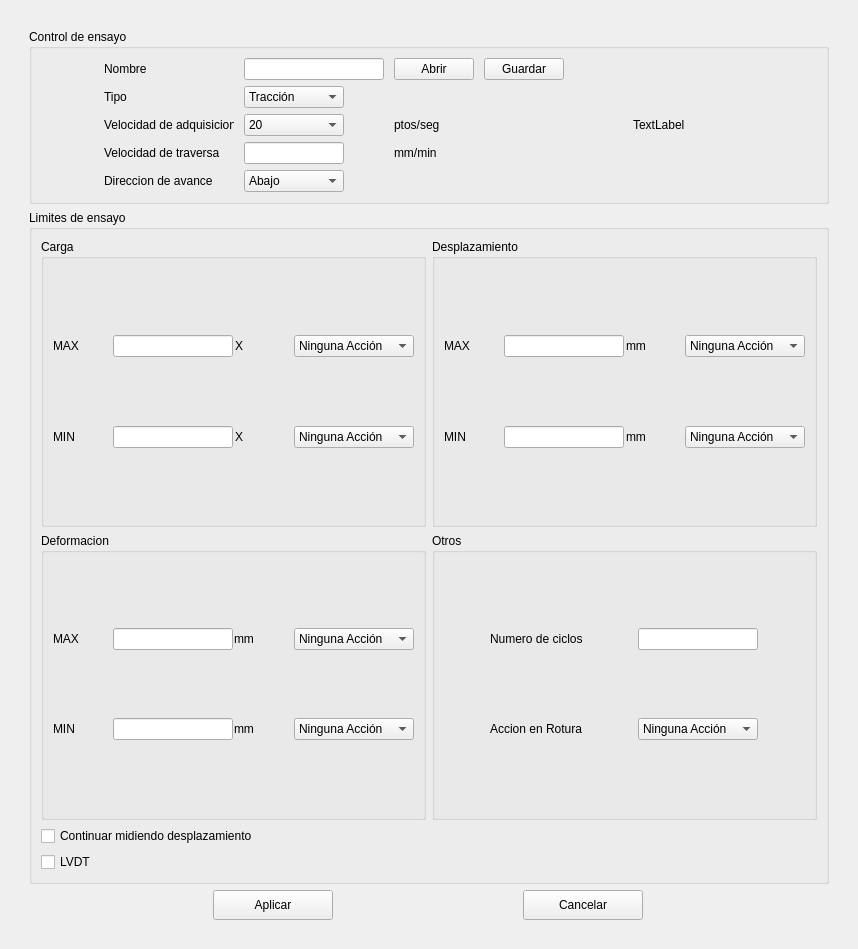
<?xml version="1.0" encoding="UTF-8"?>
<ui version="4.0">
 <class>Parametros</class>
 <widget class="QMainWindow" name="Parametros">
  <property name="geometry">
   <rect>
    <x>0</x>
    <y>0</y>
    <width>858</width>
    <height>949</height>
   </rect>
  </property>
  <property name="minimumSize">
   <size>
    <width>777</width>
    <height>634</height>
   </size>
  </property>
  <property name="windowTitle">
   <string>Parametros Ensayo</string>
  </property>
  <property name="windowIcon">
   <iconset theme="QIcon::ThemeIcon::DocumentProperties"/>
  </property>
  <widget class="QWidget" name="centralwidget">
   <layout class="QVBoxLayout" name="verticalLayout_9">
    <item>
     <layout class="QVBoxLayout" name="verticalLayout_8">
      <property name="leftMargin">
       <number>20</number>
      </property>
      <property name="topMargin">
       <number>20</number>
      </property>
      <property name="rightMargin">
       <number>20</number>
      </property>
      <property name="bottomMargin">
       <number>20</number>
      </property>
      <item>
       <widget class="QGroupBox" name="controlEnsayo">
        <property name="minimumSize">
         <size>
          <width>0</width>
          <height>0</height>
         </size>
        </property>
        <property name="maximumSize">
         <size>
          <width>900</width>
          <height>10000000</height>
         </size>
        </property>
        <property name="title">
         <string>Control de ensayo</string>
        </property>
        <layout class="QGridLayout" name="gridLayout_7">
         <item row="0" column="1">
          <widget class="QLabel" name="imageTipoEnsayo">
           <property name="minimumSize">
            <size>
             <width>100</width>
             <height>0</height>
            </size>
           </property>
           <property name="maximumSize">
            <size>
             <width>120</width>
             <height>120</height>
            </size>
           </property>
           <property name="text">
            <string>TextLabel</string>
           </property>
           <property name="scaledContents">
            <bool>true</bool>
           </property>
          </widget>
         </item>
         <item row="0" column="0">
          <layout class="QGridLayout" name="gridLayout">
           <property name="horizontalSpacing">
            <number>10</number>
           </property>
           <property name="verticalSpacing">
            <number>6</number>
           </property>
           <item row="1" column="1">
            <widget class="QComboBox" name="tipoEnsaBox">
             <property name="maximumSize">
              <size>
               <width>100</width>
               <height>16777215</height>
              </size>
             </property>
             <item>
              <property name="text">
               <string>Tracción</string>
              </property>
             </item>
             <item>
              <property name="text">
               <string>Compresión</string>
              </property>
             </item>
             <item>
              <property name="text">
               <string>Flexión</string>
              </property>
             </item>
            </widget>
           </item>
           <item row="3" column="0">
            <widget class="QLabel" name="velTraver">
             <property name="minimumSize">
              <size>
               <width>120</width>
               <height>0</height>
              </size>
             </property>
             <property name="maximumSize">
              <size>
               <width>120</width>
               <height>16777215</height>
              </size>
             </property>
             <property name="text">
              <string>Velocidad de traversa</string>
             </property>
            </widget>
           </item>
           <item row="4" column="0">
            <widget class="QLabel" name="dirAvan">
             <property name="minimumSize">
              <size>
               <width>120</width>
               <height>0</height>
              </size>
             </property>
             <property name="maximumSize">
              <size>
               <width>120</width>
               <height>16777215</height>
              </size>
             </property>
             <property name="text">
              <string>Direccion de avance</string>
             </property>
            </widget>
           </item>
           <item row="2" column="1">
            <widget class="QComboBox" name="velAdqBox">
             <property name="sizePolicy">
              <sizepolicy hsizetype="Preferred" vsizetype="Fixed">
               <horstretch>0</horstretch>
               <verstretch>0</verstretch>
              </sizepolicy>
             </property>
             <property name="minimumSize">
              <size>
               <width>80</width>
               <height>0</height>
              </size>
             </property>
             <property name="maximumSize">
              <size>
               <width>100</width>
               <height>16777215</height>
              </size>
             </property>
             <item>
              <property name="text">
               <string>20</string>
              </property>
             </item>
             <item>
              <property name="text">
               <string>10</string>
              </property>
             </item>
             <item>
              <property name="text">
               <string>5</string>
              </property>
             </item>
             <item>
              <property name="text">
               <string>1</string>
              </property>
             </item>
            </widget>
           </item>
           <item row="4" column="1">
            <widget class="QComboBox" name="dirAvanBox">
             <property name="maximumSize">
              <size>
               <width>100</width>
               <height>16777215</height>
              </size>
             </property>
             <item>
              <property name="text">
               <string>Abajo</string>
              </property>
             </item>
             <item>
              <property name="text">
               <string>Arriba</string>
              </property>
             </item>
            </widget>
           </item>
           <item row="0" column="0">
            <widget class="QLabel" name="NombreE">
             <property name="text">
              <string>Nombre</string>
             </property>
            </widget>
           </item>
           <item row="0" column="4">
            <widget class="QPushButton" name="btnGuardarE">
             <property name="maximumSize">
              <size>
               <width>80</width>
               <height>16777215</height>
              </size>
             </property>
             <property name="text">
              <string>Guardar</string>
             </property>
            </widget>
           </item>
           <item row="1" column="0">
            <widget class="QLabel" name="tipoEnsa">
             <property name="maximumSize">
              <size>
               <width>120</width>
               <height>16777215</height>
              </size>
             </property>
             <property name="text">
              <string>Tipo</string>
             </property>
            </widget>
           </item>
           <item row="2" column="0">
            <widget class="QLabel" name="velAdq">
             <property name="minimumSize">
              <size>
               <width>130</width>
               <height>0</height>
              </size>
             </property>
             <property name="maximumSize">
              <size>
               <width>120</width>
               <height>16777215</height>
              </size>
             </property>
             <property name="text">
              <string>Velocidad de adquisicion</string>
             </property>
            </widget>
           </item>
           <item row="3" column="1">
            <widget class="QLineEdit" name="velTraverLine">
             <property name="maximumSize">
              <size>
               <width>100</width>
               <height>16777215</height>
              </size>
             </property>
            </widget>
           </item>
           <item row="2" column="2">
            <widget class="QLabel" name="velAdqUnit">
             <property name="maximumSize">
              <size>
               <width>100</width>
               <height>16777215</height>
              </size>
             </property>
             <property name="text">
              <string>ptos/seg</string>
             </property>
            </widget>
           </item>
           <item row="3" column="2">
            <widget class="QLabel" name="velTraverUnit">
             <property name="maximumSize">
              <size>
               <width>100</width>
               <height>16777215</height>
              </size>
             </property>
             <property name="text">
              <string>mm/min</string>
             </property>
            </widget>
           </item>
           <item row="0" column="1">
            <widget class="QLineEdit" name="nombreEnsayo">
             <property name="maximumSize">
              <size>
               <width>150</width>
               <height>16777215</height>
              </size>
             </property>
            </widget>
           </item>
           <item row="0" column="2">
            <widget class="QPushButton" name="btnAbrirE">
             <property name="maximumSize">
              <size>
               <width>80</width>
               <height>16777215</height>
              </size>
             </property>
             <property name="text">
              <string>Abrir</string>
             </property>
            </widget>
           </item>
          </layout>
         </item>
        </layout>
       </widget>
      </item>
      <item>
       <widget class="QGroupBox" name="limitsEnsayo">
        <property name="title">
         <string>Limites de ensayo</string>
        </property>
        <layout class="QVBoxLayout" name="verticalLayout_10">
         <item>
          <layout class="QGridLayout" name="gridLayout_2">
           <item row="0" column="0">
            <widget class="QGroupBox" name="carga">
             <property name="sizePolicy">
              <sizepolicy hsizetype="Expanding" vsizetype="Expanding">
               <horstretch>0</horstretch>
               <verstretch>0</verstretch>
              </sizepolicy>
             </property>
             <property name="minimumSize">
              <size>
               <width>300</width>
               <height>130</height>
              </size>
             </property>
             <property name="maximumSize">
              <size>
               <width>16777215</width>
               <height>16777215</height>
              </size>
             </property>
             <property name="title">
              <string>Carga</string>
             </property>
             <layout class="QGridLayout" name="gridLayout_3">
              <property name="spacing">
               <number>2</number>
              </property>
              <item row="0" column="3">
               <widget class="QComboBox" name="accCarga_2">
                <property name="minimumSize">
                 <size>
                  <width>120</width>
                  <height>0</height>
                 </size>
                </property>
                <property name="maximumSize">
                 <size>
                  <width>120</width>
                  <height>16777215</height>
                 </size>
                </property>
                <item>
                 <property name="text">
                  <string>Ninguna Acción</string>
                 </property>
                </item>
                <item>
                 <property name="text">
                  <string>Ciclar</string>
                 </property>
                </item>
                <item>
                 <property name="text">
                  <string>Retornar</string>
                 </property>
                </item>
                <item>
                 <property name="text">
                  <string>Detener</string>
                 </property>
                </item>
               </widget>
              </item>
              <item row="1" column="3">
               <widget class="QComboBox" name="accCarga">
                <property name="minimumSize">
                 <size>
                  <width>120</width>
                  <height>0</height>
                 </size>
                </property>
                <property name="maximumSize">
                 <size>
                  <width>120</width>
                  <height>16777215</height>
                 </size>
                </property>
                <item>
                 <property name="text">
                  <string>Ninguna Acción</string>
                 </property>
                </item>
                <item>
                 <property name="text">
                  <string>Ciclar</string>
                 </property>
                </item>
                <item>
                 <property name="text">
                  <string>Retornar</string>
                 </property>
                </item>
                <item>
                 <property name="text">
                  <string>Detener</string>
                 </property>
                </item>
               </widget>
              </item>
              <item row="0" column="1">
               <widget class="QLineEdit" name="cargaMax">
                <property name="minimumSize">
                 <size>
                  <width>80</width>
                  <height>0</height>
                 </size>
                </property>
                <property name="maximumSize">
                 <size>
                  <width>120</width>
                  <height>16777215</height>
                 </size>
                </property>
               </widget>
              </item>
              <item row="1" column="1">
               <widget class="QLineEdit" name="cargaMin">
                <property name="minimumSize">
                 <size>
                  <width>80</width>
                  <height>0</height>
                 </size>
                </property>
                <property name="maximumSize">
                 <size>
                  <width>120</width>
                  <height>16777215</height>
                 </size>
                </property>
               </widget>
              </item>
              <item row="1" column="0">
               <widget class="QLabel" name="label_6">
                <property name="minimumSize">
                 <size>
                  <width>0</width>
                  <height>0</height>
                 </size>
                </property>
                <property name="maximumSize">
                 <size>
                  <width>100</width>
                  <height>16777215</height>
                 </size>
                </property>
                <property name="text">
                 <string>MIN</string>
                </property>
               </widget>
              </item>
              <item row="0" column="2">
               <widget class="QLabel" name="label_7">
                <property name="minimumSize">
                 <size>
                  <width>0</width>
                  <height>0</height>
                 </size>
                </property>
                <property name="maximumSize">
                 <size>
                  <width>100</width>
                  <height>16777215</height>
                 </size>
                </property>
                <property name="text">
                 <string>X</string>
                </property>
               </widget>
              </item>
              <item row="1" column="2">
               <widget class="QLabel" name="label_8">
                <property name="minimumSize">
                 <size>
                  <width>0</width>
                  <height>0</height>
                 </size>
                </property>
                <property name="maximumSize">
                 <size>
                  <width>100</width>
                  <height>16777215</height>
                 </size>
                </property>
                <property name="text">
                 <string>X</string>
                </property>
               </widget>
              </item>
              <item row="0" column="0">
               <widget class="QLabel" name="label_5">
                <property name="minimumSize">
                 <size>
                  <width>0</width>
                  <height>0</height>
                 </size>
                </property>
                <property name="maximumSize">
                 <size>
                  <width>100</width>
                  <height>16777215</height>
                 </size>
                </property>
                <property name="text">
                 <string>MAX</string>
                </property>
               </widget>
              </item>
             </layout>
            </widget>
           </item>
           <item row="0" column="1">
            <widget class="QGroupBox" name="desplaza">
             <property name="sizePolicy">
              <sizepolicy hsizetype="Expanding" vsizetype="Expanding">
               <horstretch>0</horstretch>
               <verstretch>0</verstretch>
              </sizepolicy>
             </property>
             <property name="minimumSize">
              <size>
               <width>300</width>
               <height>130</height>
              </size>
             </property>
             <property name="maximumSize">
              <size>
               <width>16777215</width>
               <height>16777215</height>
              </size>
             </property>
             <property name="title">
              <string>Desplazamiento</string>
             </property>
             <layout class="QGridLayout" name="gridLayout_4">
              <property name="spacing">
               <number>2</number>
              </property>
              <item row="0" column="0">
               <widget class="QLabel" name="label_13">
                <property name="maximumSize">
                 <size>
                  <width>100</width>
                  <height>16777215</height>
                 </size>
                </property>
                <property name="text">
                 <string>MAX</string>
                </property>
               </widget>
              </item>
              <item row="0" column="1">
               <widget class="QLineEdit" name="maxDesp">
                <property name="minimumSize">
                 <size>
                  <width>80</width>
                  <height>0</height>
                 </size>
                </property>
                <property name="maximumSize">
                 <size>
                  <width>120</width>
                  <height>16777215</height>
                 </size>
                </property>
               </widget>
              </item>
              <item row="0" column="2">
               <widget class="QLabel" name="label_15">
                <property name="maximumSize">
                 <size>
                  <width>100</width>
                  <height>16777215</height>
                 </size>
                </property>
                <property name="text">
                 <string>mm</string>
                </property>
               </widget>
              </item>
              <item row="0" column="3">
               <widget class="QComboBox" name="accDesp">
                <property name="minimumSize">
                 <size>
                  <width>120</width>
                  <height>0</height>
                 </size>
                </property>
                <property name="maximumSize">
                 <size>
                  <width>120</width>
                  <height>16777215</height>
                 </size>
                </property>
                <item>
                 <property name="text">
                  <string>Ninguna Acción</string>
                 </property>
                </item>
                <item>
                 <property name="text">
                  <string>Ciclar</string>
                 </property>
                </item>
                <item>
                 <property name="text">
                  <string>Retornar</string>
                 </property>
                </item>
                <item>
                 <property name="text">
                  <string>Detener</string>
                 </property>
                </item>
               </widget>
              </item>
              <item row="1" column="0">
               <widget class="QLabel" name="label_14">
                <property name="maximumSize">
                 <size>
                  <width>100</width>
                  <height>16777215</height>
                 </size>
                </property>
                <property name="text">
                 <string>MIN</string>
                </property>
               </widget>
              </item>
              <item row="1" column="1">
               <widget class="QLineEdit" name="minDesp">
                <property name="minimumSize">
                 <size>
                  <width>80</width>
                  <height>0</height>
                 </size>
                </property>
                <property name="maximumSize">
                 <size>
                  <width>120</width>
                  <height>16777215</height>
                 </size>
                </property>
               </widget>
              </item>
              <item row="1" column="2">
               <widget class="QLabel" name="label_16">
                <property name="maximumSize">
                 <size>
                  <width>100</width>
                  <height>16777215</height>
                 </size>
                </property>
                <property name="text">
                 <string>mm</string>
                </property>
               </widget>
              </item>
              <item row="1" column="3">
               <widget class="QComboBox" name="accDesp_2">
                <property name="minimumSize">
                 <size>
                  <width>120</width>
                  <height>0</height>
                 </size>
                </property>
                <property name="maximumSize">
                 <size>
                  <width>120</width>
                  <height>16777215</height>
                 </size>
                </property>
                <item>
                 <property name="text">
                  <string>Ninguna Acción</string>
                 </property>
                </item>
                <item>
                 <property name="text">
                  <string>Ciclar</string>
                 </property>
                </item>
                <item>
                 <property name="text">
                  <string>Retornar</string>
                 </property>
                </item>
                <item>
                 <property name="text">
                  <string>Detener</string>
                 </property>
                </item>
               </widget>
              </item>
             </layout>
            </widget>
           </item>
           <item row="1" column="1">
            <widget class="QGroupBox" name="otros">
             <property name="sizePolicy">
              <sizepolicy hsizetype="Expanding" vsizetype="Expanding">
               <horstretch>0</horstretch>
               <verstretch>0</verstretch>
              </sizepolicy>
             </property>
             <property name="minimumSize">
              <size>
               <width>300</width>
               <height>130</height>
              </size>
             </property>
             <property name="title">
              <string>Otros</string>
             </property>
             <layout class="QGridLayout" name="gridLayout_5">
              <property name="spacing">
               <number>2</number>
              </property>
              <item row="0" column="0">
               <widget class="QLabel" name="label_17">
                <property name="maximumSize">
                 <size>
                  <width>100</width>
                  <height>16777215</height>
                 </size>
                </property>
                <property name="text">
                 <string>Numero de ciclos</string>
                </property>
               </widget>
              </item>
              <item row="0" column="1">
               <widget class="QLineEdit" name="numCiclos">
                <property name="minimumSize">
                 <size>
                  <width>120</width>
                  <height>0</height>
                 </size>
                </property>
                <property name="maximumSize">
                 <size>
                  <width>120</width>
                  <height>16777215</height>
                 </size>
                </property>
               </widget>
              </item>
              <item row="1" column="0">
               <widget class="QLabel" name="label_18">
                <property name="maximumSize">
                 <size>
                  <width>100</width>
                  <height>16777215</height>
                 </size>
                </property>
                <property name="text">
                 <string>Accion en Rotura</string>
                </property>
               </widget>
              </item>
              <item row="1" column="1">
               <widget class="QComboBox" name="accRotura">
                <property name="minimumSize">
                 <size>
                  <width>120</width>
                  <height>0</height>
                 </size>
                </property>
                <property name="maximumSize">
                 <size>
                  <width>120</width>
                  <height>16777215</height>
                 </size>
                </property>
                <item>
                 <property name="text">
                  <string>Ninguna Acción</string>
                 </property>
                </item>
                <item>
                 <property name="text">
                  <string>Ciclar</string>
                 </property>
                </item>
                <item>
                 <property name="text">
                  <string>Retornar</string>
                 </property>
                </item>
                <item>
                 <property name="text">
                  <string>Detener</string>
                 </property>
                </item>
               </widget>
              </item>
             </layout>
            </widget>
           </item>
           <item row="1" column="0">
            <widget class="QGroupBox" name="defor">
             <property name="sizePolicy">
              <sizepolicy hsizetype="Expanding" vsizetype="Expanding">
               <horstretch>0</horstretch>
               <verstretch>0</verstretch>
              </sizepolicy>
             </property>
             <property name="minimumSize">
              <size>
               <width>300</width>
               <height>130</height>
              </size>
             </property>
             <property name="title">
              <string>Deformacion</string>
             </property>
             <layout class="QGridLayout" name="gridLayout_6">
              <property name="horizontalSpacing">
               <number>1</number>
              </property>
              <property name="verticalSpacing">
               <number>2</number>
              </property>
              <item row="0" column="3">
               <widget class="QComboBox" name="accDef">
                <property name="minimumSize">
                 <size>
                  <width>120</width>
                  <height>0</height>
                 </size>
                </property>
                <property name="maximumSize">
                 <size>
                  <width>120</width>
                  <height>16777215</height>
                 </size>
                </property>
                <item>
                 <property name="text">
                  <string>Ninguna Acción</string>
                 </property>
                </item>
                <item>
                 <property name="text">
                  <string>Ciclar</string>
                 </property>
                </item>
                <item>
                 <property name="text">
                  <string>Retornar</string>
                 </property>
                </item>
                <item>
                 <property name="text">
                  <string>Detener</string>
                 </property>
                </item>
               </widget>
              </item>
              <item row="1" column="0">
               <widget class="QLabel" name="label_10">
                <property name="maximumSize">
                 <size>
                  <width>100</width>
                  <height>16777215</height>
                 </size>
                </property>
                <property name="text">
                 <string>MIN</string>
                </property>
               </widget>
              </item>
              <item row="1" column="3">
               <widget class="QComboBox" name="accDef_2">
                <property name="minimumSize">
                 <size>
                  <width>120</width>
                  <height>0</height>
                 </size>
                </property>
                <property name="maximumSize">
                 <size>
                  <width>120</width>
                  <height>16777215</height>
                 </size>
                </property>
                <item>
                 <property name="text">
                  <string>Ninguna Acción</string>
                 </property>
                </item>
                <item>
                 <property name="text">
                  <string>Ciclar</string>
                 </property>
                </item>
                <item>
                 <property name="text">
                  <string>Retornar</string>
                 </property>
                </item>
                <item>
                 <property name="text">
                  <string>Detener</string>
                 </property>
                </item>
               </widget>
              </item>
              <item row="0" column="1">
               <widget class="QLineEdit" name="defMax">
                <property name="minimumSize">
                 <size>
                  <width>80</width>
                  <height>0</height>
                 </size>
                </property>
                <property name="maximumSize">
                 <size>
                  <width>120</width>
                  <height>16777215</height>
                 </size>
                </property>
               </widget>
              </item>
              <item row="1" column="1">
               <widget class="QLineEdit" name="defMin">
                <property name="minimumSize">
                 <size>
                  <width>80</width>
                  <height>0</height>
                 </size>
                </property>
                <property name="maximumSize">
                 <size>
                  <width>120</width>
                  <height>16777215</height>
                 </size>
                </property>
               </widget>
              </item>
              <item row="0" column="0">
               <widget class="QLabel" name="label_9">
                <property name="maximumSize">
                 <size>
                  <width>100</width>
                  <height>16777215</height>
                 </size>
                </property>
                <property name="text">
                 <string>MAX</string>
                </property>
               </widget>
              </item>
              <item row="1" column="2">
               <widget class="QLabel" name="label_12">
                <property name="maximumSize">
                 <size>
                  <width>100</width>
                  <height>16777215</height>
                 </size>
                </property>
                <property name="text">
                 <string>mm</string>
                </property>
               </widget>
              </item>
              <item row="0" column="2">
               <widget class="QLabel" name="label_11">
                <property name="maximumSize">
                 <size>
                  <width>100</width>
                  <height>16777215</height>
                 </size>
                </property>
                <property name="text">
                 <string>mm</string>
                </property>
               </widget>
              </item>
             </layout>
            </widget>
           </item>
          </layout>
         </item>
         <item>
          <widget class="QCheckBox" name="medirDesplCBox">
           <property name="text">
            <string>Continuar midiendo desplazamiento</string>
           </property>
          </widget>
         </item>
         <item>
          <widget class="QCheckBox" name="lvdtCBox">
           <property name="text">
            <string>LVDT</string>
           </property>
          </widget>
         </item>
        </layout>
       </widget>
      </item>
      <item>
       <layout class="QHBoxLayout" name="horizontalLayout_7">
        <item>
         <widget class="QPushButton" name="aplicarBtn">
          <property name="sizePolicy">
           <sizepolicy hsizetype="Preferred" vsizetype="Preferred">
            <horstretch>0</horstretch>
            <verstretch>0</verstretch>
           </sizepolicy>
          </property>
          <property name="minimumSize">
           <size>
            <width>80</width>
            <height>30</height>
           </size>
          </property>
          <property name="maximumSize">
           <size>
            <width>120</width>
            <height>40</height>
           </size>
          </property>
          <property name="text">
           <string>Aplicar</string>
          </property>
         </widget>
        </item>
        <item>
         <widget class="QPushButton" name="cancelarBtn">
          <property name="sizePolicy">
           <sizepolicy hsizetype="Preferred" vsizetype="Preferred">
            <horstretch>0</horstretch>
            <verstretch>0</verstretch>
           </sizepolicy>
          </property>
          <property name="minimumSize">
           <size>
            <width>80</width>
            <height>30</height>
           </size>
          </property>
          <property name="maximumSize">
           <size>
            <width>120</width>
            <height>40</height>
           </size>
          </property>
          <property name="text">
           <string>Cancelar</string>
          </property>
         </widget>
        </item>
       </layout>
      </item>
     </layout>
    </item>
   </layout>
  </widget>
 </widget>
 <resources/>
 <connections/>
</ui>
